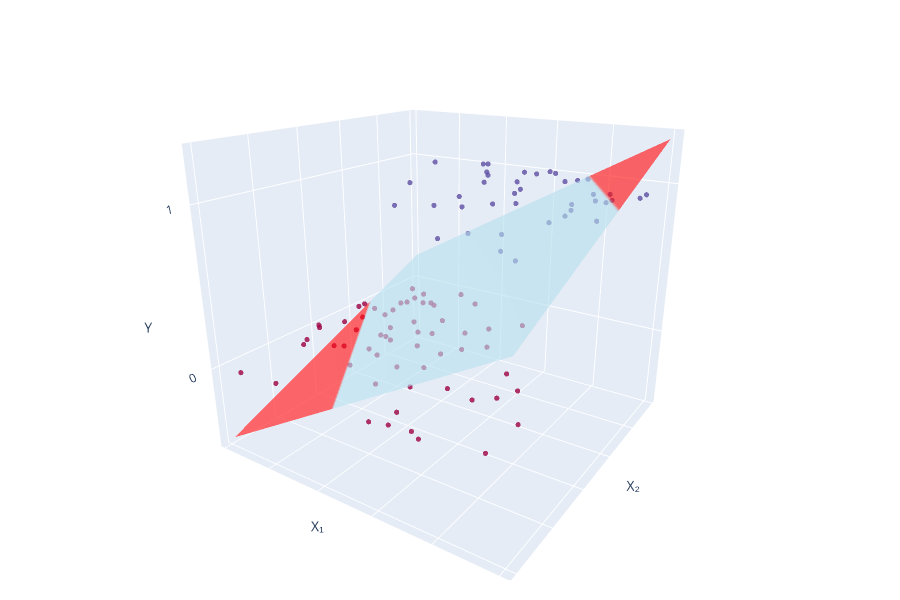

The cell this chart's notebook holds for it:
### Code cell
df = pd.DataFrame({'X_1': X[:, 0], 'X_2': X[:, 1], 'Y': y})

lin_reg = smf.ols(formula='Y ~ X_1 + X_2', data=df).fit()
print('Linear model params:\n')
print(lin_reg.params)

X1_grid = np.linspace(X[:, 0].min(), X[:, 0].max(), 20)
X2_grid = np.linspace(X[:, 1].min(), X[:, 1].max(), 20)
X1_mesh, X2_mesh = np.meshgrid(X1_grid, X2_grid)
Y_mesh = lin_reg.params['Intercept'] + lin_reg.params['X_1'] * X1_mesh + lin_reg.params['X_2'] * X2_mesh

fig = go.Figure()
fig = plot_scatter_3d(fig, X, y)
fig = plot_regression_plane(fig, X1_mesh, X2_mesh, Y_mesh)
fig = set_plot_layout(fig)
fig.show()

### Figure 1 — Plotly figure (JSON) as saved in the notebook; plotly's stock layout.template omitted (floating-point values rounded to 4 significant figures; data arrays with more than 128 entries replaced by an {"elided": "..."} marker saying what was removed)
{"data": [{"marker": {"color": [0, 1, 1, 1, 0, 1, 1, 0, 1, 1, 0, 0, 0, 1, 0, 1, 0, 0, 0, 1, 1, 0, 0, 0, 0, 1, 0, 1, 1, 0, 1, 0, 0, 1, 0, 1, 0, 0, 0, 0, 1, 0, 0, 0, 0, 0, 1, 1, 0, 1, 1, 1, 0, 0, 0, 0, 0, 0, 1, 0, 1, 1, 0, 0, 0, 0, 1, 0, 0, 0, 0, 1, 0, 1, 0, 0, 0, 1, 0, 0, 0, 1, 1, 0, 0, 1, 1, 1, 1, 0, 0, 0, 0, 0, 1, 0, 1, 0, 1, 1], "colorscale": [[0, "rgb(158,1,66)"], [0.1, "rgb(213,62,79)"], [0.2, "rgb(244,109,67)"], [0.3, "rgb(253,174,97)"], [0.4, "rgb(254,224,139)"], [0.5, "rgb(255,255,191)"], [0.6, "rgb(230,245,152)"], [0.7, "rgb(171,221,164)"], [0.8, "rgb(102,194,165)"], [0.9, "rgb(50,136,189)"], [1, "rgb(94,79,162)"]], "opacity": 0.8, "size": 3}, "mode": "markers", "type": "scatter3d", "x": [0.9306, 0.07769, 0.3741, 0.8383, 0.09094, 0.05845, 0.4962, 0.932, 0.09838, 0.3357, 0.3903, 0.648, 0.402, 0.1065, 0.6132, 0.0009427, 0.5969, 0.3004, 0.08821, 0.2385, 0.2503, 0.8592, 0.2056, 0.7128, 0.4227, 0.3999, 0.2554, 0.01735, 0.3707, 0.5416, 0.1436, 0.5224, 0.9255, 0.6902, 0.8624, 0.4687, 0.9672, 0.8071, 0.7868, 0.923, 0.2149, 0.984, 0.6365, 0.7628, 0.7257, 0.8235, 0.1336, 0.655, 0.4985, 0.3208, 0.003368, 0.546, 0.7353, 0.9859, 0.2577, 0.8756, 0.9328, 0.3517, 0.001038, 0.5584, 0.5397, 0.258, 0.8632, 0.4606, 0.8521, 0.2642, 0.4502, 0.7949, 0.9049, 0.6622, 0.8491, 0.09537, 0.3914, 0.4116, 0.9846, 0.9127, 0.7812, 0.5779, 0.6983, 0.7291, 0.7504, 0.3486, 0.1341, 0.4724, 0.4866, 0.4204, 0.2691, 0.0927, 0.2847, 0.6857, 0.7584, 0.8568, 0.177, 0.6602, 0.4476, 0.4474, 0.06188, 0.3694, 0.09291, 0.6698], "y": [0.5227, 0.9277, 0.6254, 0.08792, 0.9535, 0.321, 0.304, 0.7074, 0.6467, 0.3942, 0.2054, 0.3231, 0.4265, 0.4959, 0.4357, 0.2502, 0.5437, 0.9735, 0.7924, 0.07314, 0.9225, 0.1432, 0.7013, 0.6494, 0.9977, 0.02324, 0.5563, 0.9707, 0.04086, 0.8245, 0.8085, 0.3709, 0.9933, 0.4422, 0.2468, 0.0823, 0.6107, 0.219, 0.9828, 0.3652, 0.8454, 0.3501, 0.1209, 0.4751, 0.3876, 0.6937, 0.4322, 0.01333, 0.5525, 0.5488, 0.5662, 0.1969, 0.06564, 0.5951, 0.7485, 0.2684, 0.1174, 0.7314, 0.1949, 0.7019, 0.7146, 0.1115, 0.1964, 0.4868, 0.3925, 0.9928, 0.5217, 0.6771, 0.4551, 0.6702, 0.5545, 0.3548, 0.9179, 0.2389, 0.3829, 0.7424, 0.2043, 0.1513, 0.5562, 0.5423, 0.5428, 0.3341, 0.2769, 0.2962, 0.6604, 0.0847, 0.5082, 0.249, 0.151, 0.7722, 0.2172, 0.3402, 0.6319, 0.4529, 0.6548, 0.7822, 0.3575, 0.9823, 0.5629, 0.02246], "z": [0, 1, 1, 1, 0, 1, 1, 0, 1, 1, 0, 0, 0, 1, 0, 1, 0, 0, 0, 1, 1, 0, 0, 0, 0, 1, 0, 1, 1, 0, 1, 0, 0, 1, 0, 1, 0, 0, 0, 0, 1, 0, 0, 0, 0, 0, 1, 1, 0, 1, 1, 1, 0, 0, 0, 0, 0, 0, 1, 0, 1, 1, 0, 0, 0, 0, 1, 0, 0, 0, 0, 1, 0, 1, 0, 0, 0, 1, 0, 0, 0, 1, 1, 0, 0, 1, 1, 1, 1, 0, 0, 0, 0, 0, 1, 0, 1, 0, 1, 1]}, {"cmax": 1.277, "cmin": -0.4782, "colorscale": [[0, "red"], [0.2724, "red"], [0.2724, "lightblue"], [0.8421, "lightblue"], [0.8421, "red"], [1, "red"]], "name": "Regression Plane", "opacity": 0.6, "showscale": false, "type": "surface", "x": {"elided": "20x20 float values"}, "y": {"elided": "20x20 float values"}, "z": {"elided": "20x20 float values"}}], "layout": {"height": 600, "margin": {"b": 20, "l": 0, "r": 0, "t": 0}, "scene": {"aspectmode": "manual", "aspectratio": {"x": 1.1, "y": 1.1, "z": 1}, "camera": {"eye": {"x": -1.2, "y": 1.8, "z": 0.8}}, "xaxis": {"showticklabels": false, "title": {"text": "X₁"}}, "yaxis": {"showticklabels": false, "title": {"text": "X₂"}}, "zaxis": {"tickmode": "array", "tickvals": [0, 1], "title": {"text": "Y"}}}}}
